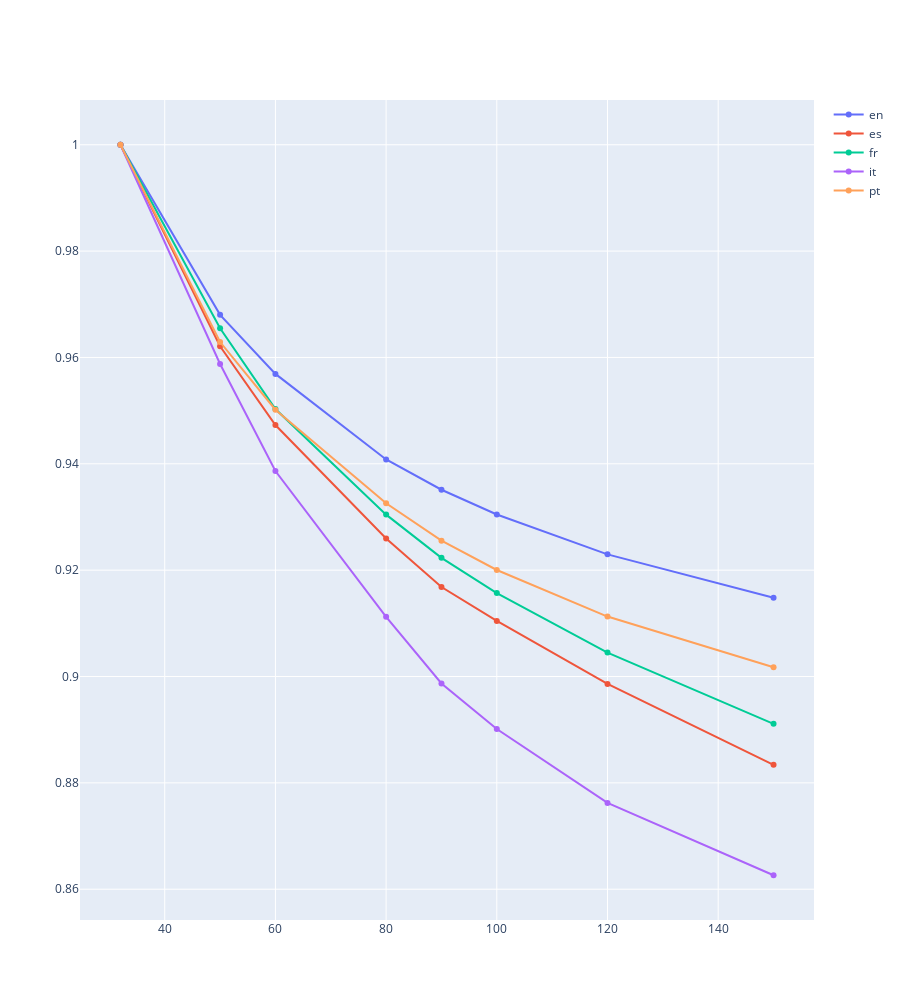

Here is the notebook cell this chart was saved with:
### Code cell
num_tokenizers = len(tokenizers)

import plotly.graph_objects as go

fig = go.Figure()

for i in range(0, len(pt_lang), num_tokenizers):
    indexes = [ind[1] for ind in pt_lang.iloc[i:i + num_tokenizers].index]
    bases = [ind[0] for ind in pt_lang.iloc[i:i + num_tokenizers].index]
    fig.add_trace(
        go.Scatter(
            x = indexes,
            y = pt_lang.iloc[i:i + num_tokenizers][100].values,
            name = bases[0],
        )
    )
fig.update_layout(
    height=1000
)
fig.show()

### Figure 1 — Plotly figure (JSON) as saved in the notebook; plotly's stock layout.template omitted (floating-point values rounded to 4 significant figures)
{"data": [{"name": "en", "type": "scatter", "x": [32, 50, 60, 80, 90, 100, 120, 150], "y": [1, 0.968, 0.9569, 0.9408, 0.9351, 0.9305, 0.923, 0.9148]}, {"name": "es", "type": "scatter", "x": [32, 50, 60, 80, 90, 100, 120, 150], "y": [1, 0.9621, 0.9473, 0.926, 0.9168, 0.9104, 0.8986, 0.8834]}, {"name": "fr", "type": "scatter", "x": [32, 50, 60, 80, 90, 100, 120, 150], "y": [1, 0.9655, 0.9503, 0.9304, 0.9223, 0.9157, 0.9045, 0.8911]}, {"name": "it", "type": "scatter", "x": [32, 50, 60, 80, 90, 100, 120, 150], "y": [1, 0.9588, 0.9386, 0.9112, 0.8987, 0.8901, 0.8762, 0.8626]}, {"name": "pt", "type": "scatter", "x": [32, 50, 60, 80, 90, 100, 120, 150], "y": [1, 0.9629, 0.9502, 0.9326, 0.9256, 0.92, 0.9113, 0.9017]}], "layout": {"height": 1000}}
